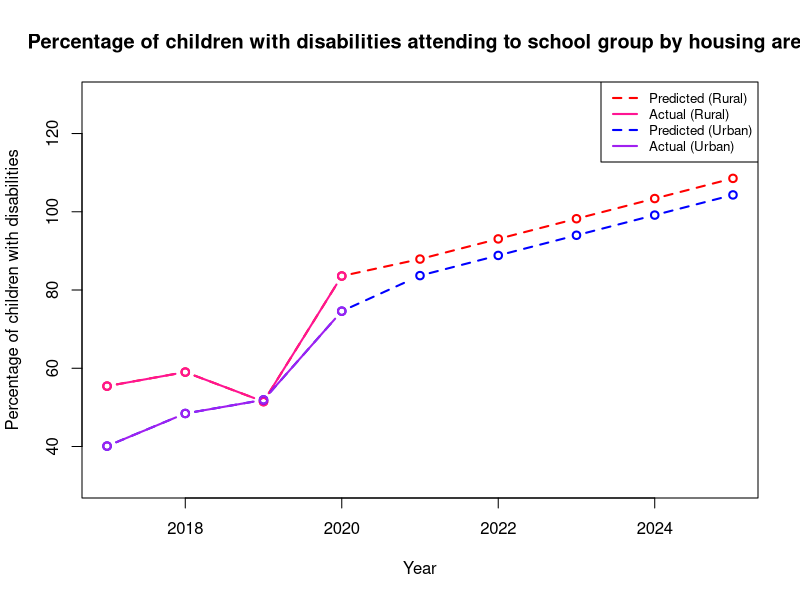
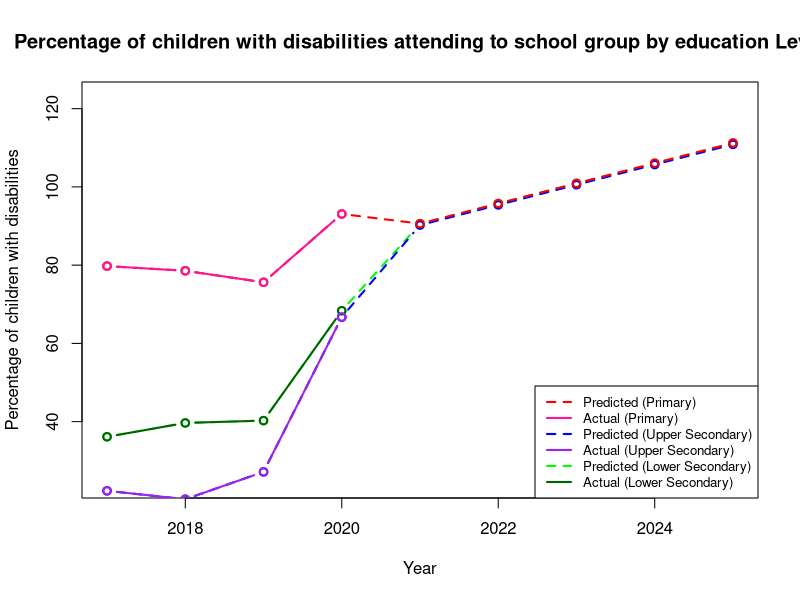
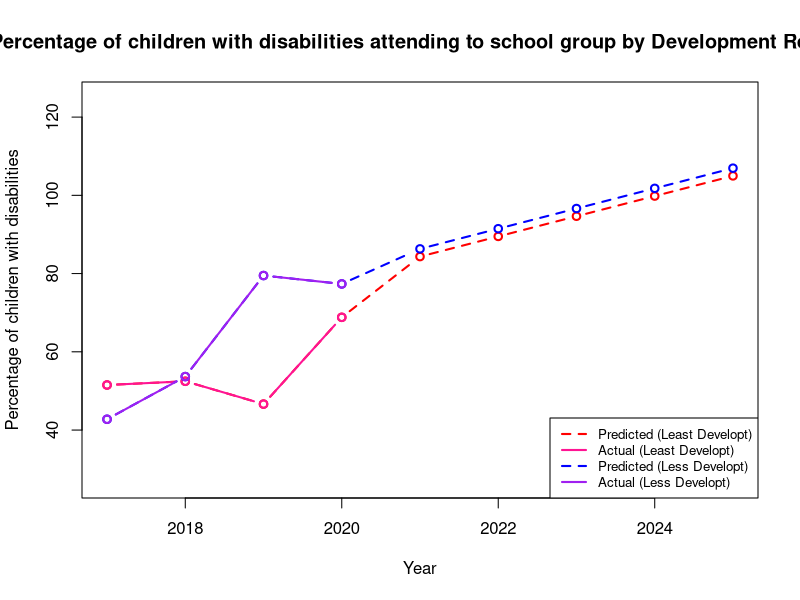

Here is the R script that generated these plots, in order:
library(psych)
library(caret)
library(dplyr)
library(car)
library(Metrics)

anar=read.csv("ANAR/HousingANAR.csv")
dt=subset(anar,select = c(reg,develop,level,X,
                          Total.Point.estimate,Children.without.functional.difficulties.Point.estimate,
                          Children.with.functional.difficulties.Point.estimate,Time.period))
set.seed(4)

model=lm(Children.with.functional.difficulties.Point.estimate~.,data = dt)

#need to predict percentage total and normal children depending on year
#require regression for tpe
dt_tpe=subset(dt,select = -c(Children.without.functional.difficulties.Point.estimate,Children.with.functional.difficulties.Point.estimate))
model_tpe=lm(Total.Point.estimate~.,data = dt_tpe)

#require regression for cwithout
dt_cthout=subset(dt,select = -c(Total.Point.estimate, Children.with.functional.difficulties.Point.estimate))
model_cthout=lm(Children.without.functional.difficulties.Point.estimate~.,data=dt_cthout)

#create prediction of ANAR
#hmph=subset(dt,select = c(X,Time.period,Children.with.functional.difficulties.Point.estimate))

insertYear=function(opt,col){
  a=b=c=d=k=0
  e=f=g=h=0

  for(k in 1:nrow(dt)){
    if(dt[k,col]==opt){
      if(dt[k,]$Time.period==2017){
        a=a+dt[k,]$Children.with.functional.difficulties.Point.estimate
        e=e+1
      }
      else if(dt[k,]$Time.period==2018){
        b=b+dt[k,]$Children.with.functional.difficulties.Point.estimate
        f=f+1
      }
      else if(dt[k,]$Time.period==2019){
        c=c+dt[k,]$Children.with.functional.difficulties.Point.estimate
        g=g+1
      }
      else{
        d=d+dt[k,]$Children.with.functional.difficulties.Point.estimate
        h=h+1
      }
    }
  }
  a=a/e
  b=b/f
  c=c/g
  d=d/h
  data.frame(
    year=c(2017:2020),
    disabled=c(a,b,c,d)
  )
}

future=function(z,y,opt,col){
  i=0
  j=0
  #set how many year to predict
  year=y
  
  for(j in 1:year){
    pred=0
    for(i in 1:nrow(filter(dt,dt[,col] == opt))) {
      #predict for each row
      re=dt[i,]$reg
      dv=dt[i,]$develop
      indi=dt[i,]$level
      house=dt[i,]$X
      
      #set year to predict
      t=z[nrow(z),]$year+1
      
      #set total estimate
      d0=data.frame(reg=re,develop=dv,level=indi,X=house,Time.period=t,interval = "confidence")
      tpe=as.double(predict(model_tpe,d0))

      #set cthout
      d1=data.frame(reg=re,develop=dv,level=indi,X=house,Time.period=t,interval = "confidence")
      cthout=as.double(predict(model_cthout,d1))
      
      newdata=data.frame(reg=re,
                         develop=dv,
                         level=indi,
                         X=house,
                         Total.Point.estimate=tpe,
                         Children.without.functional.difficulties.Point.estimate=cthout,
                         Time.period = t, interval = "confidence")
      
      pred=pred+as.double(predict(model,newdata))
    }
    meanPred=pred/nrow(filter(dt,dt[,col] == opt))
    #create data frame
    newPred=data.frame(
      year=z[nrow(z),]$year+1,
      disabled=meanPred
    )
    #insert to yearPred
    z[nrow(z) + 1,]=newPred
  }
  z
}
#predict based on housing area
yearPred_R=insertYear(1,4)
yearPred_U=insertYear(2,4)
yearPred_R<-data.frame(future(yearPred_R,5,1,4))
yearPred_U<-data.frame(future(yearPred_U,5,2,4))

plot(yearPred_U$year, yearPred_U$disabled, col="red",type = "b", lty = 2, asp = 0.05, lwd=2,
     main = "Percentage of children with disabilities attending to school group by housing area", xlab="Year",ylab="Percentage of children with disabilities")
lines(yearPred_U[1:4,]$year, yearPred_U[1:4,]$disabled, col="deeppink",type = "b", lty = 1,lwd=2)

lines(yearPred_R$year, yearPred_R$disabled, col="blue",type = "b", lty = 2,lwd=2)
lines(yearPred_R[1:4,]$year, yearPred_R[1:4,]$disabled, col="purple",type = "b", lty = 1,lwd=2)

legend("topright", legend=c("Predicted (Rural)", "Actual (Rural)","Predicted (Urban)", "Actual (Urban)"),
       col=c("red", "deeppink","blue","purple"), lty = 2:1, cex=0.8,lwd=2)

#predict based on Education Level
yearPred_P=insertYear(1,3)
yearPred_Up=insertYear(3,3)
yearPred_L=insertYear(2,3)

yearPred_P<-data.frame(future(yearPred_P,5,1,3))
yearPred_Up<-data.frame(future(yearPred_Up,5,3,3))
yearPred_L<-data.frame(future(yearPred_L,5,2,3))

plot(yearPred_L$year, yearPred_L$disabled, col="green",type = "b", lty = 2, asp = 0.05, lwd=2,
     main = "Percentage of children with disabilities attending to school group by education Level", xlab="Year",ylab="Percentage of children with disabilities")
lines(yearPred_L[1:4,]$year, yearPred_L[1:4,]$disabled, col="dark green",type = "b", lty = 1,lwd=2)

lines(yearPred_Up$year, yearPred_Up$disabled, col="blue",type = "b", lty = 2,lwd=2)
lines(yearPred_Up[1:4,]$year, yearPred_Up[1:4,]$disabled, col="purple",type = "b", lty = 1,lwd=2)

lines(yearPred_P$year, yearPred_P$disabled, col="red",type = "b", lty = 2,lwd=2)
lines(yearPred_P[1:4,]$year, yearPred_P[1:4,]$disabled, col="deeppink",type = "b", lty = 1,lwd=2)

legend("bottomright", 
       legend=c("Predicted (Primary)", "Actual (Primary)","Predicted (Upper Secondary)", "Actual (Upper Secondary)",
                "Predicted (Lower Secondary)", "Actual (Lower Secondary)"),
       col=c("red", "deeppink","blue","purple","green","dark green"), lty = 2:1, cex=0.8,lwd=2)

#predict for development region
yearPred_D1=insertYear(1,2)
yearPred_D2=insertYear(2,2)
yearPred_D3=insertYear(3,2)

#D1 has null value, predict for null value
pred=0
for(i in 1:nrow(filter(dt,dt[,2] == 1))) {
  #predict for each row
  re=dt[i,]$reg
  dv=dt[i,]$develop
  indi=dt[i,]$level
  house=dt[i,]$X
  tpe=dt[i,]$Total.Point.estimate
  cthout=dt[i,]$Children.without.functional.difficulties.Point.estimate
  
  #set year to predict
  t=2020
  
  # #set total estimate
  # d0=data.frame(reg=re,develop=dv,level=indi,X=house,Time.period=t,interval = "confidence")
  # tpe=as.double(predict(model_tpe,d0))
  # 
  # #set cthout
  # d1=data.frame(reg=re,develop=dv,level=indi,X=house,Total.Point.estimate=tpe,Time.period=t,interval = "confidence")
  # cthout=as.double(predict(model_cthout,d1))
  # 
  newdata=data.frame(reg=re,
                     develop=dv,
                     level=indi,
                     X=house,
                     Total.Point.estimate=tpe,
                     Children.without.functional.difficulties.Point.estimate=cthout,
                     Time.period = t, interval = "confidence")
  
  pred=pred+as.double(predict(model,newdata))
}
meanPred=pred/nrow(filter(dt,dt[,2] == 1))

yearPred_D1[4,2]=meanPred

#D3 has no values, predict for all
# no use -_- y=5
# for(j in 1:(nrow(yearPred_D3)+y)){
#   pred=0
#   for(i in 1:nrow(dt)) {
#     #predict for each row
#     re=dt[i,]$reg
#     dv=3
#     indi=dt[i,]$level
#     house=dt[i,]$X
#     
#     #set year to predict
#     t=2016+j
#     
#     #set total estimate
#     d0=data.frame(reg=re,develop=dv,level=indi,X=house,Time.period=t,interval = "confidence")
#     tpe=as.double(predict(model_tpe,d0))
#     
#     #set cthout
#     d1=data.frame(reg=re,develop=dv,level=indi,Total.Point.estimate=tpe,X=house,Time.period=t,interval = "confidence")
#     cthout=as.double(predict(model_cthout,d1))
#     
#     newdata=data.frame(reg=re,
#                        develop=dv,
#                        level=indi,
#                        X=house,
#                        Total.Point.estimate=tpe,
#                        Children.without.functional.difficulties.Point.estimate=cthout,
#                        Time.period = t, interval = "confidence")
#     
#     pred=pred+as.double(predict(model,newdata))
#   }
#   meanPred=pred/nrow(dt)
# 
#   if(j<=4)
#     yearPred_D3[j,2]=meanPred
#   else
#     yearPred_D3[j,]=data.frame(year=t,disabled=meanPred)
# }

yearPred_D1<-data.frame(future(yearPred_D1,5,1,2))
yearPred_D2<-data.frame(future(yearPred_D2,5,2,2))

plot(yearPred_D1$year, yearPred_D1$disabled, col="red",type = "b", lty = 2, asp = 0.05, lwd=2,
     main = "Percentage of children with disabilities attending to school group by Development Region", xlab="Year",ylab="Percentage of children with disabilities")
lines(yearPred_D1[1:4,]$year, yearPred_D1[1:4,]$disabled, col="deeppink",type = "b", lty = 1,lwd=2)

lines(yearPred_D2$year, yearPred_D2$disabled, col="blue",type = "b", lty = 2,lwd=2)
lines(yearPred_D2[1:4,]$year, yearPred_D2[1:4,]$disabled, col="purple",type = "b", lty = 1,lwd=2)

lines(yearPred_D3$year, yearPred_D3$disabled, col="green",type = "b", lty = 2,lwd=2)
lines(yearPred_D3[1:4,]$year, yearPred_D3[1:4,]$disabled, col="dark green",type = "b", lty = 1,lwd=2)

legend("bottomright", legend=c("Predicted (Least Developt)", "Actual (Least Developt)","Predicted (Less Developt)", "Actual (Less Developt)"),
       col=c("red", "deeppink","blue","purple"), lty = 2:1, cex=0.8,lwd=2)
